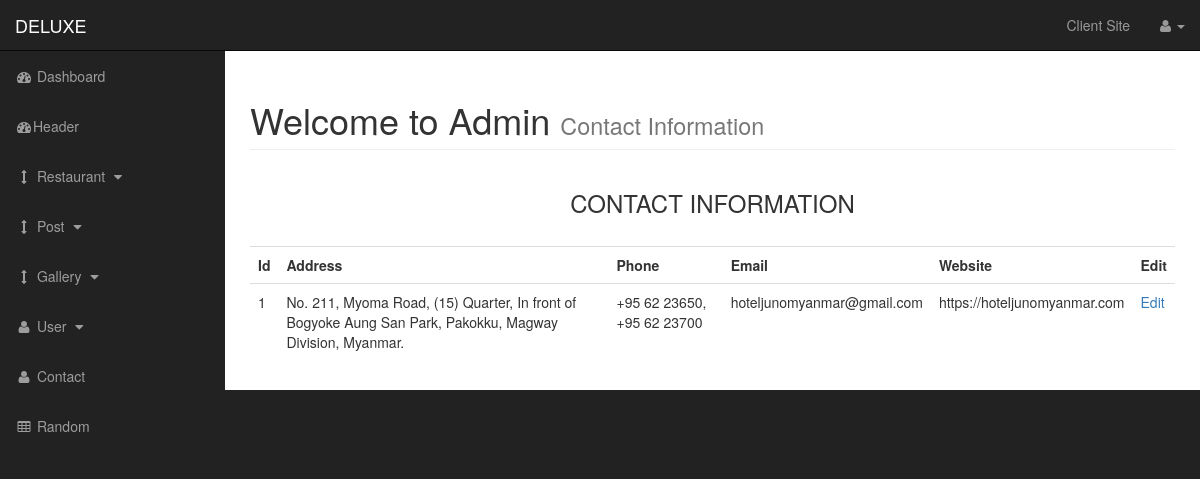
Page /admin/contact.php on the committed database.
### tables this page shows
CREATE TABLE `contact` (
  `id` int(11) NOT NULL,
  `address` text NOT NULL,
  `phone` varchar(255) NOT NULL,
  `email` varchar(255) NOT NULL,
  `website` varchar(255) NOT NULL
);

### admin/contact.php (the view, shortened to what this page needs)
<?php include_once "include_admin/header_admin.php"; ?>
    <div id="wrapper">
        <?php include_once "include_admin/navbar_admin.php"; ?>
        <div id="page-wrapper">
            <div class="container-fluid">
                <div class="row">
                    <div class="col-lg-12">
                        <h1 class="page-header">
                            Welcome to Admin
                            <small>Contact Information</small>
                        </h1>
                    </div>
                    <div class="col-md-12">
                        <h3 class="text-center text-uppercase">Contact Information</h3><br>
                        <table class="table">
                            <tr>
                                <th>Id</th>
                                <th>Address</th>
                                <th>Phone</th>
                                <th>Email</th>
                                <th>Website</th>
                                <th>Edit</th>
                            </tr>
                            <?php
                            $query = "SELECT * FROM contact";
                            $result = mysqli_query($connect,$query);
                            while($row = mysqli_fetch_assoc($result)){
                                $id = $row['id'];
                                $address = $row['address'];
                                $phone = $row['phone'];
                                $email = $row['email'];
                                $website = $row['website'];
                            }
                                echo "<tr>";
                                    echo "<td>$id</td>";
                                    echo "<td>$address</td>";
                                    echo "<td>$phone</td>";
                                    echo "<td>$email</td>";
                                    echo "<td>$website</td>";
                                    echo "<td><a href='contact.php?edit_contact=$id'>Edit</a></td>";
                                echo "</tr>";
                            ?>
                        </table>
                    </div>
                </div>
            </div>
        </div>
    </div>
    <?php include_once "include_admin/footer_admin.php"; ?>

### admin/css/sb-admin.css (style rules this page uses)
body { margin-top: 100px; background-color: #222; }
@media (min-width:768px) { body { margin-top: 50px; } }
#wrapper { padding-left: 0; }
#page-wrapper { width: 100%; padding: 0; background-color: #fff; }
@media (min-width:768px) { #wrapper { padding-left: 225px; } }
@media (min-width:768px) { #page-wrapper { padding: 10px; } }

### rows in the picture
contact: id "1", address "No. 211, Myoma Road, (15) Quarter, In front of Bogyoke Aung San Park, Pakokku, Magway Division, Myanmar.", phone "+95 62 23650, +95 62 23700", email "hoteljunomyanmar@gmail.com", website "https://hoteljunomyanmar.com"
